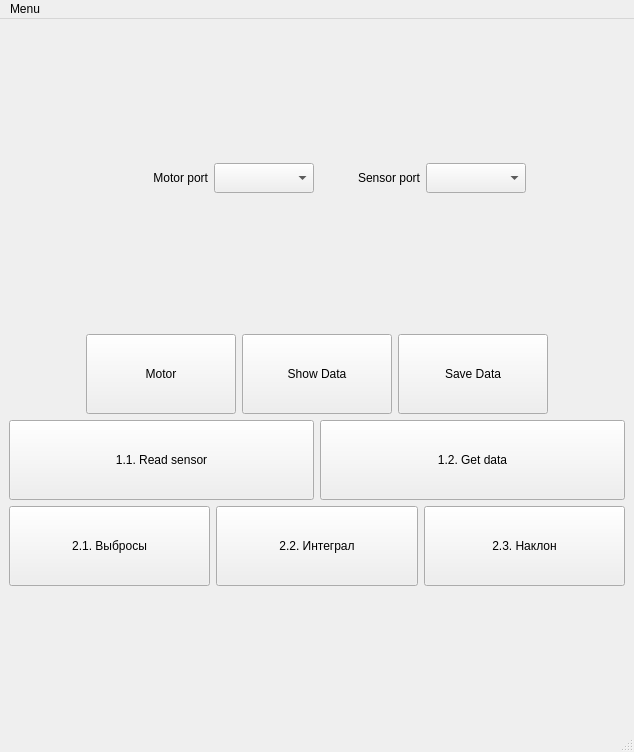
<?xml version="1.0" encoding="UTF-8"?>
<ui version="4.0">
 <class>MainWindow</class>
 <widget class="QMainWindow" name="MainWindow">
  <property name="geometry">
   <rect>
    <x>0</x>
    <y>0</y>
    <width>634</width>
    <height>752</height>
   </rect>
  </property>
  <property name="windowTitle">
   <string>MainWindow</string>
  </property>
  <widget class="QWidget" name="centralwidget">
   <layout class="QVBoxLayout" name="verticalLayout">
    <item>
     <layout class="QHBoxLayout" name="Layout_1h">
      <item>
       <spacer name="hSpacer_1">
        <property name="orientation">
         <enum>Qt::Horizontal</enum>
        </property>
        <property name="sizeHint" stdset="0">
         <size>
          <width>40</width>
          <height>20</height>
         </size>
        </property>
       </spacer>
      </item>
      <item>
       <widget class="QLabel" name="lbl_MotorPort">
        <property name="minimumSize">
         <size>
          <width>100</width>
          <height>30</height>
         </size>
        </property>
        <property name="text">
         <string>Motor port</string>
        </property>
        <property name="alignment">
         <set>Qt::AlignRight|Qt::AlignTrailing|Qt::AlignVCenter</set>
        </property>
       </widget>
      </item>
      <item>
       <widget class="QComboBox" name="cBox_MotorPort">
        <property name="minimumSize">
         <size>
          <width>100</width>
          <height>30</height>
         </size>
        </property>
       </widget>
      </item>
      <item>
       <widget class="QLabel" name="lbl_SensorPort">
        <property name="minimumSize">
         <size>
          <width>100</width>
          <height>30</height>
         </size>
        </property>
        <property name="text">
         <string>Sensor port</string>
        </property>
        <property name="alignment">
         <set>Qt::AlignRight|Qt::AlignTrailing|Qt::AlignVCenter</set>
        </property>
       </widget>
      </item>
      <item>
       <widget class="QComboBox" name="cBox_SensorPort">
        <property name="minimumSize">
         <size>
          <width>100</width>
          <height>30</height>
         </size>
        </property>
       </widget>
      </item>
      <item>
       <spacer name="hSpacer_2">
        <property name="orientation">
         <enum>Qt::Horizontal</enum>
        </property>
        <property name="sizeHint" stdset="0">
         <size>
          <width>40</width>
          <height>20</height>
         </size>
        </property>
       </spacer>
      </item>
     </layout>
    </item>
    <item>
     <layout class="QVBoxLayout" name="Layout_2v">
      <item>
       <layout class="QHBoxLayout" name="hLayout_2_1">
        <item>
         <spacer name="horizontalSpacer">
          <property name="orientation">
           <enum>Qt::Horizontal</enum>
          </property>
          <property name="sizeHint" stdset="0">
           <size>
            <width>40</width>
            <height>20</height>
           </size>
          </property>
         </spacer>
        </item>
        <item>
         <widget class="QPushButton" name="pBtn_Motor">
          <property name="minimumSize">
           <size>
            <width>150</width>
            <height>80</height>
           </size>
          </property>
          <property name="text">
           <string>Motor</string>
          </property>
         </widget>
        </item>
        <item>
         <widget class="QPushButton" name="pBtn_Show">
          <property name="minimumSize">
           <size>
            <width>150</width>
            <height>80</height>
           </size>
          </property>
          <property name="text">
           <string>Show Data</string>
          </property>
         </widget>
        </item>
        <item>
         <widget class="QPushButton" name="pBtn_Save">
          <property name="minimumSize">
           <size>
            <width>150</width>
            <height>80</height>
           </size>
          </property>
          <property name="text">
           <string>Save Data</string>
          </property>
         </widget>
        </item>
        <item>
         <spacer name="horizontalSpacer_2">
          <property name="orientation">
           <enum>Qt::Horizontal</enum>
          </property>
          <property name="sizeHint" stdset="0">
           <size>
            <width>40</width>
            <height>20</height>
           </size>
          </property>
         </spacer>
        </item>
       </layout>
      </item>
      <item>
       <layout class="QHBoxLayout" name="hLayout_2_2">
        <item>
         <widget class="QPushButton" name="pBtn_ReadSensor">
          <property name="minimumSize">
           <size>
            <width>100</width>
            <height>80</height>
           </size>
          </property>
          <property name="text">
           <string>1.1. Read sensor</string>
          </property>
         </widget>
        </item>
        <item>
         <widget class="QPushButton" name="pBtn_GetData">
          <property name="minimumSize">
           <size>
            <width>100</width>
            <height>80</height>
           </size>
          </property>
          <property name="text">
           <string>1.2. Get data</string>
          </property>
         </widget>
        </item>
       </layout>
      </item>
      <item>
       <layout class="QHBoxLayout" name="hLayout_2_3">
        <item>
         <widget class="QPushButton" name="pBtn_Outliers">
          <property name="minimumSize">
           <size>
            <width>100</width>
            <height>80</height>
           </size>
          </property>
          <property name="text">
           <string>2.1. Выбросы</string>
          </property>
         </widget>
        </item>
        <item>
         <widget class="QPushButton" name="pBtn_Integrate">
          <property name="minimumSize">
           <size>
            <width>100</width>
            <height>80</height>
           </size>
          </property>
          <property name="text">
           <string>2.2. Интеграл</string>
          </property>
         </widget>
        </item>
        <item>
         <widget class="QPushButton" name="pBtn_Slope">
          <property name="minimumSize">
           <size>
            <width>100</width>
            <height>80</height>
           </size>
          </property>
          <property name="text">
           <string>2.3. Наклон</string>
          </property>
         </widget>
        </item>
       </layout>
      </item>
     </layout>
    </item>
    <item>
     <layout class="QHBoxLayout" name="Layout_3h"/>
    </item>
   </layout>
  </widget>
  <widget class="QStatusBar" name="statusBar"/>
  <widget class="QMenuBar" name="menuBar">
   <property name="geometry">
    <rect>
     <x>0</x>
     <y>0</y>
     <width>634</width>
     <height>21</height>
    </rect>
   </property>
   <widget class="QMenu" name="menuMenu">
    <property name="title">
     <string>Menu</string>
    </property>
   </widget>
   <addaction name="menuMenu"/>
  </widget>
 </widget>
 <resources/>
 <connections/>
</ui>
